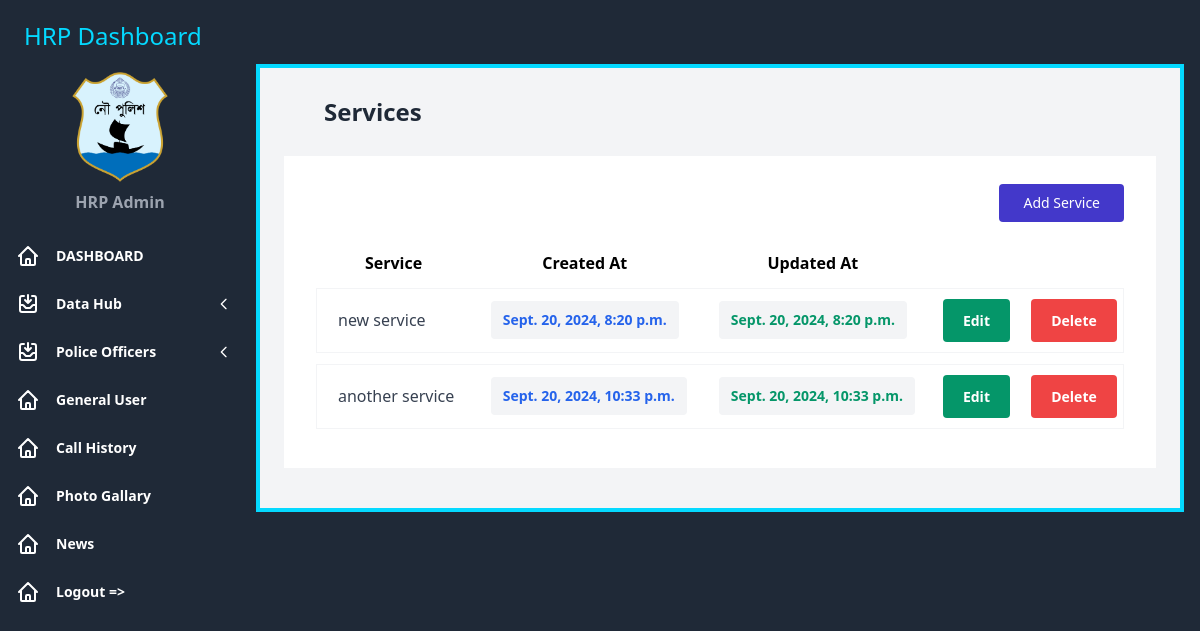
/services, run on the app's committed database.
### datahub/models.py (models this page shows, shortened)
class Service(models.Model):
    name = models.CharField(max_length=1000, blank=False, null=False)
    name_bn = models.CharField(max_length=1000, blank=False, null=False)
    sequence = models.PositiveIntegerField(unique=True, editable=False)
    created_at = models.DateTimeField(auto_now_add=True)
    updated_at = models.DateTimeField(auto_now=True)

### datahub/views.py (the view)
# urls.py: path('services', services, name='services'),
def services(request, *args, **kwargs):
    svs = Service.objects.all()
    context = {
        'svs': svs
    }
    return render(request, 'datahub/services.html', context)

### template/datahub/services.html (shortened to what this page needs)
{% extends 'datahub/base.html' %}  {% block content %}
<div class="sm:px-6 w-full">
  <div class="px-4 md:px-10 py-4 md:py-7">
    <div class="flex items-center justify-between">
      <p
        tabindex="0"
        class="focus:outline-none text-base sm:text-lg md:text-xl lg:text-2xl font-bold leading-normal text-gray-800"
      >
        Services
      </p>
    </div>
  </div>
  <div class="bg-white py-4 md:py-7 px-4 md:px-8 xl:px-10">
    <div class="sm:flex items-center justify-between">
      <a
        href="/service/add"
        class="focus:ring-2 focus:ring-offset-2 focus:ring-indigo-600 mt-4 sm:mt-0 inline-flex items-start justify-start px-6 py-3 bg-indigo-700 hover:bg-indigo-600 focus:outline-none rounded"
      >
        <p class="text-sm font-medium leading-none text-white">Add Service</p>
      </a>
    </div>
    <div class="mt-7 overflow-x-auto">
      <table class="w-full whitespace-nowrap">
        <thead>
            <tr>
                <th>Service</th>
                <th>Created At</th>
                <th>Updated At</th>
                <th></th>
                <th></th>
            </tr>
            <tr class="h-3"></tr>
        </thead>
        <tbody>
            {% for e in svs %}
          <tr
            tabindex="0"
            class="focus:outline-none h-16 border border-gray-100 rounded"
          >
            <td class="">
              <div class="flex items-center pl-5">
                <p
                  class="text-base font-medium leading-none text-gray-700 mr-2"
                >
                  {{e.name}}
                </p>
              </div>
            </td>
            <td class="pl-5">
              <button
                class="font-bold py-3 px-3 text-sm focus:outline-none leading-none text-blue-600 bg-gray-100 rounded"
              >
                {{e.created_at}}
              </button>
            </td>
            <td class="pl-5">
                <button
                  class="py-3 px-3 text-sm focus:outline-none leading-none text-green-600 font-bold bg-gray-100 rounded"
                >
                  {{e.updated_at}}
                </button>
              </td>
            <td class="pl-4">
              <a
                href="/service/edit/{{e.id}}"
                class="font-bold focus:ring-2 focus:ring-offset-2 focus:ring-red-300 text-sm leading-none text-white py-3 px-5 bg-green-600 rounded hover:bg-green-800 focus:outline-none"
              >
                Edit
              </a>
            </td>
            <td class="pl-4">
                <a
                  href="/service/delete/{{e.id}}"
                  class="font-bold focus:ring-2 focus:ring-offset-2 focus:ring-red-300 text-sm leading-none text-white py-3 px-5 bg-red-500 rounded hover:bg-red-800 focus:outline-none"
                >
                  Delete
                </a>
              </td>
          </tr>
          <tr class="h-3"></tr>
          {% endfor %}
        </tbody>
      </table>
    </div>
  </div>
</div>
{% endblock content %}

### data on the page
Service: name "new service", created_at "Sept. 20, 2024, 8:20 p.m.", updated_at "Sept. 20, 2024, 8:20 p.m."
Service: name "another service", created_at "Sept. 20, 2024, 10:33 p.m.", updated_at "Sept. 20, 2024, 10:33 p.m."
